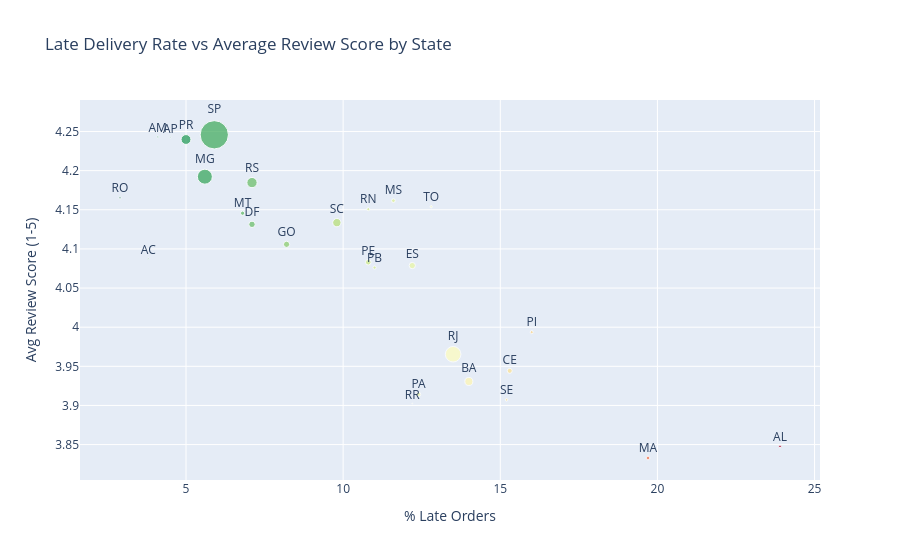

The notebook cell saved with this chart:
### Code cell
# Scatter: Is average review score lower in states with more late deliveries?
fig = px.scatter(
    state_stats,
    x='late_pct', y='avg_review',
    size='total_orders',
    text='customer_state',
    title='Late Delivery Rate vs Average Review Score by State',
    labels={'late_pct': '% Late Orders', 'avg_review': 'Avg Review Score (1-5)'},
    color='late_pct',
    color_continuous_scale='RdYlGn_r',
)
fig.update_traces(textposition='top center')
fig.update_layout(coloraxis_showscale=False)
fig.show()

### Figure 1 — Plotly figure (JSON) as saved in the notebook; plotly's stock layout.template omitted (floating-point values rounded to 4 significant figures)
{"data": [{"hovertemplate": "% Late Orders=%{marker.color}<br>Avg Review Score (1-5)=%{y}<br>total_orders=%{marker.size}<br>customer_state=%{text}<extra></extra>", "legendgroup": "", "marker": {"color": [23.9, 19.7, 16, 15.3, 15.2, 14, 13.5, 12.8, 12.4, 12.2, 12.2, 11.6, 11, 10.8, 10.8, 9.8, 8.2, 7.1, 7.1, 6.8, 5.9, 5.6, 5, 4.5, 4.1, 3.8, 2.9], "coloraxis": "coloraxis", "size": [397, 717, 476, 1279, 335, 3256, 12350, 274, 946, 41, 1995, 701, 517, 1593, 474, 3546, 1957, 2080, 5344, 886, 40494, 11354, 4923, 67, 145, 80, 243], "sizemode": "area", "sizeref": 101.2, "symbol": "circle"}, "mode": "markers+text", "name": "", "orientation": "v", "showlegend": false, "text": ["AL", "MA", "PI", "CE", "SE", "BA", "RJ", "TO", "PA", "RR", "ES", "MS", "PB", "PE", "RN", "SC", "GO", "DF", "RS", "MT", "SP", "MG", "PR", "AP", "AM", "AC", "RO"], "textposition": "top center", "type": "scatter", "x": [23.9, 19.7, 16, 15.3, 15.2, 14, 13.5, 12.8, 12.4, 12.2, 12.2, 11.6, 11, 10.8, 10.8, 9.8, 8.2, 7.1, 7.1, 6.8, 5.9, 5.6, 5, 4.5, 4.1, 3.8, 2.9], "xaxis": "x", "y": [3.848, 3.833, 3.994, 3.944, 3.907, 3.931, 3.965, 4.154, 3.914, 3.902, 4.079, 4.162, 4.076, 4.083, 4.151, 4.134, 4.106, 4.131, 4.185, 4.146, 4.246, 4.192, 4.24, 4.242, 4.243, 4.088, 4.165], "yaxis": "y"}], "layout": {"coloraxis": {"colorbar": {"title": {"text": "% Late Orders"}}, "colorscale": [[0, "rgb(0,104,55)"], [0.1, "rgb(26,152,80)"], [0.2, "rgb(102,189,99)"], [0.3, "rgb(166,217,106)"], [0.4, "rgb(217,239,139)"], [0.5, "rgb(255,255,191)"], [0.6, "rgb(254,224,139)"], [0.7, "rgb(253,174,97)"], [0.8, "rgb(244,109,67)"], [0.9, "rgb(215,48,39)"], [1, "rgb(165,0,38)"]], "showscale": false}, "legend": {"itemsizing": "constant", "tracegroupgap": 0}, "title": {"text": "Late Delivery Rate vs Average Review Score by State"}, "xaxis": {"anchor": "y", "domain": [0, 1], "title": {"text": "% Late Orders"}}, "yaxis": {"anchor": "x", "domain": [0, 1], "title": {"text": "Avg Review Score (1-5)"}}}}
